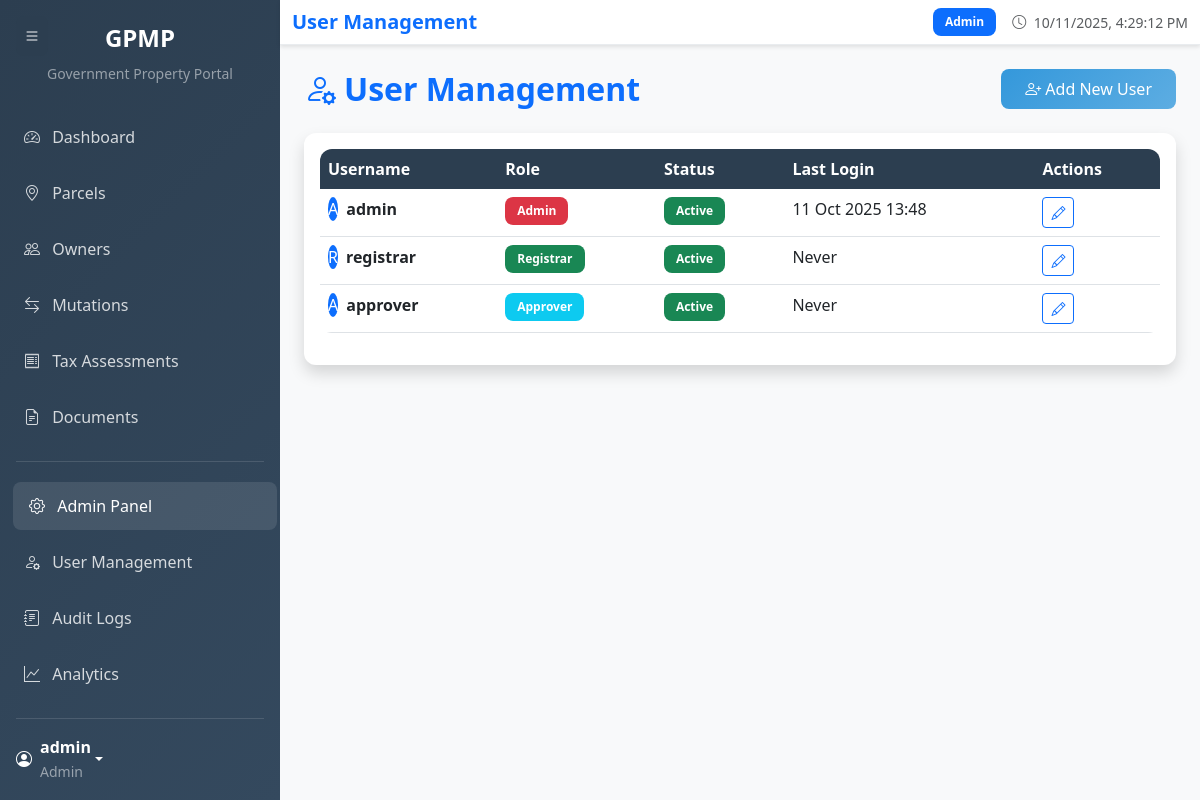
/admin/users (signed in), run on the app's committed database.
### models/user_account.py (models this page shows, shortened)
class UserAccount(UserMixin, db.Model):
    __tablename__ = 'user_account'
    user_id = db.Column(db.Integer, primary_key=True)
    username = db.Column(db.String(80), unique=True, nullable=False)
    password_hash = db.Column(db.String(255), nullable=False)
    role = db.Column(db.Enum('Registrar', 'Approver', 'Viewer', 'Admin', name='user_role_enum'), nullable=False)
    last_login = db.Column(db.DateTime)
    created_at = db.Column(db.DateTime, default=datetime.utcnow)
    is_active = db.Column(db.Boolean, default=True)
    mutations_approved = db.relationship('Mutation', backref='approver', lazy=True)
    audit_logs = db.relationship('AuditLog', backref='user', lazy=True)

### routes/admin_routes.py (the view)
@admin_bp.route('/users')
@admin_required
def manage_users():
    page = request.args.get('page', 1, type=int)
    users = UserAccount.query.paginate(
        page=page, per_page=20, error_out=False
    )
    return render_template('admin/users.html', users=users)

### templates/admin/users.html (shortened to what this page needs)
{% extends "base.html" %}
{% block page_title %}User Management{% endblock %}
{% block content %}
<div class="row mb-4">
    <div class="col-12">
        <div class="d-flex justify-content-between align-items-center">
            <h2 class="fw-bold text-primary mb-0">
                <i class="bi bi-person-gear me-2"></i>User Management
            </h2>
            <a href="{{ url_for('admin.create_user') }}" class="btn btn-primary">
                <i class="bi bi-person-plus me-1"></i>Add New User
            </a>
        </div>
    </div>
</div>
<div class="card shadow">
    <div class="card-body">
        {% if users.items %}
        <div class="table-responsive">
            <table class="table table-hover">
                <thead>
                    <tr>
                        <th>Username</th>
                        <th>Role</th>
                        <th>Status</th>
                        <th>Last Login</th>
                        <th>Actions</th>
                    </tr>
                </thead>
                <tbody>
                    {% for user in users.items %}
                    <tr>
                        <td>
                            <div class="d-flex align-items-center">
                                <div class="avatar-sm bg-primary text-white rounded-circle d-flex align-items-center justify-content-center me-2">
                                    {{ user.username[0].upper() }}
                                </div>
                                <strong>{{ user.username }}</strong>
                            </div>
                        </td>
                        <td>
                            <span class="badge bg-{{ 'danger' if user.role == 'Admin' else 'success' if user.role == 'Registrar' else 'info' }}">
                                {{ user.role }}
                            </span>
                        </td>
                        <td>
                            <span class="badge bg-{{ 'success' if user.is_active else 'secondary' }}">
                                {{ 'Active' if user.is_active else 'Inactive' }}
                            </span>
                        </td>
                        <td>
                            {{ user.last_login.strftime('%d %b %Y %H:%M') if user.last_login else 'Never' }}
                        </td>
                        <td>
                            <div class="btn-group btn-group-sm">
                                <a href="{{ url_for('admin.edit_user', user_id=user.user_id) }}"
                                   class="btn btn-outline-primary" data-bs-toggle="tooltip" title="Edit">
                                    <i class="bi bi-pencil"></i>
                                </a>
                            </div>
                        </td>
                    </tr>
                    {% endfor %}
                </tbody>
            </table>
        </div>
        {% endif %}
    </div>
</div>
{% endblock %}

### templates/base.html (shortened to what this page needs)
<!DOCTYPE html>
<html lang="en">
<head>
    <link href="https://cdn.jsdelivr.net/npm/bootstrap@5.3.0/dist/css/bootstrap.min.css" rel="stylesheet">
    <link href="https://cdn.jsdelivr.net/npm/bootstrap-icons@1.10.0/font/bootstrap-icons.css" rel="stylesheet">
    <link rel="stylesheet" href="https://unpkg.com/leaflet@1.9.4/dist/leaflet.css" />
</head>
<body>
    {% if current_user.is_authenticated %}
    <button class="sidebar-toggle" onclick="toggleSidebar()">
        <i class="bi bi-list"></i>
    </button>
    <nav class="sidebar" id="sidebar">
        <div class="position-sticky pt-4">
            <div class="text-center mb-4">
                <h4 class="text-white fw-bold">GPMP</h4>
                <small class="text-white-50">Government Property Portal</small>
            </div>
            <ul class="nav flex-column">
                <li class="nav-item">
                    <a class="nav-link {{ 'active' if request.endpoint == 'dashboard' }}" href="{{ url_for('dashboard') }}">
                        <i class="bi bi-speedometer2 me-2"></i>
                        <span class="nav-text">Dashboard</span>
                    </a>
                </li>
                <li class="nav-item">
                    <a class="nav-link {{ 'active' if 'parcel' in request.endpoint }}" href="{{ url_for('parcel.list_parcels') }}">
                        <i class="bi bi-geo-alt me-2"></i>
                        <span class="nav-text">Parcels</span>
                    </a>
                </li>
                <li class="nav-item">
                    <a class="nav-link {{ 'active' if 'owner' in request.endpoint }}" href="{{ url_for('owner.list_owners') }}">
                        <i class="bi bi-people me-2"></i>
                        <span class="nav-text">Owners</span>
                    </a>
                </li>
                <li class="nav-item">
                    <a class="nav-link {{ 'active' if 'mutation' in request.endpoint }}" href="{{ url_for('mutation.list_mutations') }}">
                        <i class="bi bi-arrow-left-right me-2"></i>
                        <span class="nav-text">Mutations</span>
                    </a>
                </li>
                <li class="nav-item">
                    <a class="nav-link {{ 'active' if 'tax' in request.endpoint }}" href="{{ url_for('tax.list_tax_assessments') }}">
                        <i class="bi bi-receipt me-2"></i>
                        <span class="nav-text">Tax Assessments</span>
                    </a>
                </li>
                <li class="nav-item">
                    <a class="nav-link {{ 'active' if 'document' in request.endpoint }}" href="{{ url_for('document.list_documents') }}">
                        <i class="bi bi-file-earmark-text me-2"></i>
                        <span class="nav-text">Documents</span>
                    </a>
                </li>
                {% if current_user.role == 'Admin' %}
                <hr class="text-white-50 mx-3">
                <li class="nav-item">
                    <a class="nav-link {{ 'active' if 'admin' in request.endpoint }}" href="{{ url_for('admin.dashboard') }}">
                        <i class="bi bi-gear me-2"></i>
                        <span class="nav-text">Admin Panel</span>
                    </a>
                </li>
                <li class="nav-item">
                    <a class="nav-link" href="{{ url_for('admin.manage_users') }}">
                        <i class="bi bi-person-gear me-2"></i>
                        <span class="nav-text">User Management</span>
                    </a>
                </li>
                <li class="nav-item">
                    <a class="nav-link" href="{{ url_for('admin.audit_logs') }}">
                        <i class="bi bi-journal-text me-2"></i>
                        <span class="nav-text">Audit Logs</span>
                    </a>
                </li>
                <li class="nav-item">
                    <a class="nav-link" href="{{ url_for('admin.analytics') }}">
                        <i class="bi bi-graph-up me-2"></i>
                        <span class="nav-text">Analytics</span>
                    </a>
                </li>
                {% endif %}
            </ul>
            <hr class="text-white-50 mx-3">
            <div class="dropdown px-3">
                <a href="#" class="d-flex align-items-center text-white text-decoration-none dropdown-toggle" data-bs-toggle="dropdown">
                    <i class="bi bi-person-circle me-2"></i>
                    <div class="nav-text">
                        <strong>{{ current_user.username }}</strong><br>
                        <small class="text-white-50">{{ current_user.role }}</small>
                    </div>
                </a>
            </div>
        </div>
    </nav>
    <main class="main-content" id="mainContent">
        <nav class="navbar navbar-expand-lg navbar-light sticky-top">
            <div class="container-fluid">
                <div class="d-flex align-items-center">
                    <h5 class="mb-0 text-primary fw-bold">
                        {% block page_title %}Government Property Management Portal{% endblock %}
                    </h5>
                </div>
                <div class="d-flex align-items-center">
                    <span class="badge bg-primary me-3">{{ current_user.role }}</span>
                    <small class="text-muted">
                        <i class="bi bi-clock me-1"></i>
                        <span id="currentTime"></span>
                    </small>
                </div>
            </div>
        </nav>
        <div class="container-fluid p-4">
            {% block content %}{% endblock %}
        </div>
    </main>
    {% endif %}
</body>
</html>

### templates/base.html (style rules this page uses)
:root { --primary-color: #2c3e50; --secondary-color: #3498db; --success-color: #27ae60; --warning-color: #f39c12; --danger-color: #e74c3c; --sidebar-width: 280px; }
.sidebar { min-height: 100vh; width: var(--sidebar-width); background: linear-gradient(135deg, var(--primary-color) 0%, #34495e 100%); position: fixed; top: 0; left: 0; z-index: 1000; transition: all 0.3s ease; }
.sidebar .nav-link { color: rgba(255, 255, 255, 0.8); border-radius: 0.5rem; margin: 0.25rem 0.5rem; padding: 0.75rem 1rem; transition: all 0.3s ease; }
.sidebar .nav-link:hover, .sidebar .nav-link.active { color: white; background-color: rgba(255, 255, 255, 0.1); transform: translateX(5px); }
.main-content { margin-left: var(--sidebar-width); background-color: #f8f9fa; min-height: 100vh; transition: all 0.3s ease; }
.navbar { background: white; box-shadow: 0 2px 4px rgba(0,0,0,0.1); border-bottom: 1px solid #e9ecef; }
.card { border: none; box-shadow: 0 0.125rem 0.25rem rgba(0, 0, 0, 0.075); border-radius: 0.75rem; transition: all 0.3s ease; }
.btn-primary { background: linear-gradient(135deg, var(--secondary-color), #5dade2); border: none; border-radius: 0.5rem; padding: 0.5rem 1.5rem; font-weight: 500; transition: all 0.3s ease; }
.table { border-radius: 0.75rem; overflow: hidden; }
.table thead th { background-color: var(--primary-color); color: white; border: none; font-weight: 600; }
.badge { font-size: 0.75rem; padding: 0.5rem 0.75rem; border-radius: 0.5rem; }
.sidebar-toggle { position: fixed; top: 1rem; left: 1rem; z-index: 1001; background: var(--primary-color); color: white; border: none; border-radius: 0.5rem; padding: 0.5rem; transition: all 0.3s ease; }

### data on the page
UserAccount: username "admin", role "Admin", username "A", is_active "Active", last_login "11 Oct 2025 13:48"
UserAccount: username "R", username "registrar", role "Registrar", is_active "Active", last_login "Never"
UserAccount: username "A", username "approver", role "Approver", is_active "Active", last_login "Never"
